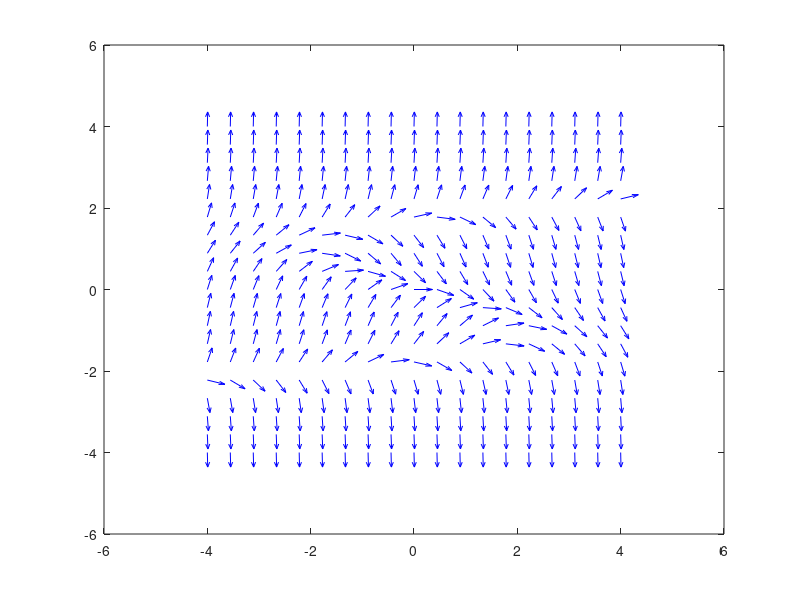

Recreate this plot in MATLAB. (Note: this script raises an error after producing the figure.)
% ODE_004.m


close all
clear
clc

% ========================================================================
%  DIRECTION - SLOPE FIELDS     t y tt yy   S = dy/dt
%  ISOCLINES  dy/dt = yDot = constant    ts  ys
% ========================================================================

% Isoclines  slope dy/dt = m = constant
% Initial conditions for integral (solution) curve t(1)  y(1)
  m = 1.0;     
  t(1) = -1;       
  y(1) = 1.5803;    

% ========================================================================
% ODE FUNCTIONS 
  z = 1;
%   z = 1      S = y^3 - 3y - t 
%   z = 2      S = y^2 - 2t
%   z = 3      S = 1 + t - y
%   z = 4      S = 2y/t
%   z = 5      S = -y / ((t^2 + y^2)
%   z = 6      S = t - 2y
%   z = 7      S = y - y^2   AUTONOMOUS EQUATION
%   Z = 8      s = 3y - y^2   AUTONOMOUS EQUATION
% ========================================================================
% Direction Field - grid
  tMin = -4; tMax = 4;
  yMin = -4; yMax = 4; 
  N = 19;
  tG = linspace(-tMax,tMax,N);
  yG = linspace(-tMax,tMax,N);
  [tt,yy] = meshgrid(tG,yG);

  ns = 999; 
  ys = linspace(-tMax,tMax,ns); 
% ========================================================================

  switch z
      case 1
           S =  yy.^3 - 3.*yy - tt;
           ts = ys.^3 - 3.*ys - m;
           tn = ys.^3 - 3.*ys; yn = ys;
      case 2
           S = yy.^2 - 2.*tt;
           ts = (ys.^2 - m)./2;
           tn = ys.^2./2; yn = ys;
      case 3
           S = 1 + tt- yy;
           ts = m - 1 + ys; 
           tn = -1 + ys; yn = ys;
      case 4
          S = 2.*yy./tt;
          ts = 2.*ys./m;
          tn = 0.*ys; yn = ys;
      case 5
          S = -yy./(tt.^2 + yy.^2);
          % isoclines are circles
       %   m = m;
          theta = linspace(0,2*pi,299);
          R = 1/(abs(2*m));
          ts = R.*cos(theta);
          ys = R.*sin(theta) - 1/(2*m);
          tn = 0.*ys; yn = ys;
      case 6
          S = tt - 2.*yy;
          ts = m + 2.*ys;
          tn = 2.*ys; yn = ys;
      case 7
          S = yy.*(1-yy);
          ts = linspace(-tMax,tMax,ns); tn = ts;
         
          % solve quadratic
           s1 = (1 + sqrt(1-4*m))/2;
           s2 = (1 - sqrt(1-4*m))/2;
           ys = s1.*ones(ns,1); 
           ys2 = s2.*ones(ns,1); 

           yn = zeros(ns,1); 
           yn2 = ones(ns,1);
      case 8
           S = 3.*yy - yy.^2;
           ts = linspace(-tMax,tMax,ns); tn = ts;
           yn = 3.*ones(ns,1);
           yn2 = zeros(ns,1);

           % solve quadratic
           s1 = (-3 + sqrt(9 - 4*m))/2;
           s2 = (-3 - sqrt(9 - 4*m))/2;
           ys = s1.*ones(ns,1); 
           ys2 = s2.*ones(ns,1); 
  end


   L = sqrt(1+S.^2);


% ========================================================================
%  INTEGRAL OR SOLUTION CURVES
%      Solve ODE using Euler method
% ========================================================================
     dt = 1e-5;
     s = 0;
     c = 1;
     dy = 1e-4;
 while abs(s) < 4 && c < 1e6 % &&   dy > 1e-8
    switch z 
      case 1
        y(c+1) = y(c) + dt*( y(c).^3 - 3*y(c) - t(c) );
      case 2
        y(c+1) = y(c) + dt*( y(c).^2 - 2*t(c) );
      case 3
         y(c+1) = y(c) + dt*( 1 + t(c) - y(c) );
     case 4
         y(c+1) = y(c) + dt*( 2*y(c)/t(c) ); 
     case 5
         y(c+1) = y(c) + dt*( -y(c)/(t(c)^2 + y(c)^2) ); 
     case 6
         y(c+1) = y(c) + dt*( t(c) - 2*y(c) ); 
     case 7
         y(c+1) = y(c) + dt*( y(c)*(1-y(c)) ); 
        case 8
         y(c+1) = y(c) + dt*( 3*y(c) - y(c)^2 );    
    end
    
     dy = abs(y(c+1) - y(c));
     s = y(c+1);
     t(c+1) = t(c) + dt;
     c = c+1;
     
 end
     tLen = length(t);
 

% ========================================================================
% GRAPHICS 
% ========================================================================

figure(1)
  set(gcf,'units','normalized');
  set(gcf,'Position', [0.1 0.1 0.3 0.35])
  set(gcf,'color','w');
  FS = 14;
  
% Slope (direction) Field
  q = quiver(tt,yy,1./L,S./L,0.6,'b');
  q. AutoScaleFactor = 1.2;
  hold on

% Isocline
  plot(ts,ys,'m','linewidth',2);
  plot(tn,yn,'r','linewidth',2);

  if z == 7 || z == 8
     plot(ts,ys2,'m','linewidth',2);
     plot(tn,yn2,'r','linewidth',2);  
  end

% Integral (solution curve)
  plot(t,y,'k','linewidth',2);
  Hp = plot(t(1),y(1),'go') ;
  set(Hp,'markerfacecolor','g','markersize',8)
  
  if max(abs(y)) < 4
    Hp = plot(t(end),y(end),'ro') ;
   set(Hp,'markerfacecolor','r','markersize',8)
  end

  box on
  grid on
  xlabel('t')
  ylabel('y')
  set(gca,'FontSize',FS)
  xlim([-4 4])
  ylim([-4 4])
  xticks(-4:1:4)
  yticks(-4:1:4)
  %axis tight


% ======================================================================
% PHASE PLOTS
%  ======================================================================
 
  y = linspace(-4,4,599);

  figure(2)
  set(gcf,'units','normalized');
  set(gcf,'Position', [0.5 0.1 0.3 0.35])
  set(gcf,'color','w');
  FS = 14;
  hold on
 switch z
     case 1
        t = -4:2:4;
       for c = 1 : length(t)
           yDot = y.^3 - 3.*y - t(c);
           xP = y; yP = yDot;
           plot(xP,yP,'LineWidth',1)
       end

     case 7
           yDot = y - y.^2;
           xP = y; yP = yDot;
           plot(xP,yP,'LineWidth',1)   
    case 8
           yDot = 3.*y - y.^2;
           xP = y; yP = yDot;
           plot(xP,yP,'LineWidth',1)
      

 
 end
   plot([-4 4],[0 0],'r','LineWidth',2)
   box on
   grid on
   xticks(-4:1:4)
   xlabel('y')
   ylabel('dy/dt')
   set(gca,'FontSize',FS)
